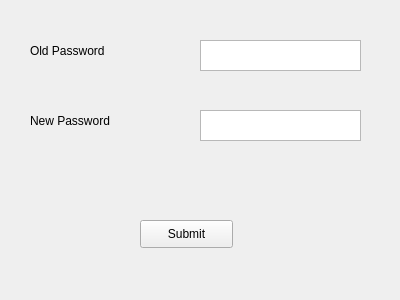
<?xml version="1.0" encoding="UTF-8"?>
<ui version="4.0">
 <class>form_change_password</class>
 <widget class="QWidget" name="form_change_password">
  <property name="geometry">
   <rect>
    <x>0</x>
    <y>0</y>
    <width>400</width>
    <height>300</height>
   </rect>
  </property>
  <property name="windowTitle">
   <string>Form</string>
  </property>
  <widget class="QLabel" name="label_oldPassword">
   <property name="geometry">
    <rect>
     <x>30</x>
     <y>30</y>
     <width>101</width>
     <height>41</height>
    </rect>
   </property>
   <property name="text">
    <string>Old Password</string>
   </property>
  </widget>
  <widget class="QLabel" name="label_newPassword">
   <property name="geometry">
    <rect>
     <x>30</x>
     <y>100</y>
     <width>101</width>
     <height>41</height>
    </rect>
   </property>
   <property name="text">
    <string>New Password</string>
   </property>
  </widget>
  <widget class="QPlainTextEdit" name="plainTextEdit_oldPassword">
   <property name="geometry">
    <rect>
     <x>200</x>
     <y>40</y>
     <width>161</width>
     <height>31</height>
    </rect>
   </property>
  </widget>
  <widget class="QPlainTextEdit" name="plainTextEdit_newPassword">
   <property name="geometry">
    <rect>
     <x>200</x>
     <y>110</y>
     <width>161</width>
     <height>31</height>
    </rect>
   </property>
  </widget>
  <widget class="QPushButton" name="pushButton_change_password">
   <property name="geometry">
    <rect>
     <x>140</x>
     <y>220</y>
     <width>93</width>
     <height>28</height>
    </rect>
   </property>
   <property name="text">
    <string>Submit</string>
   </property>
  </widget>
 </widget>
 <resources/>
 <connections>
  <connection>
   <sender>pushButton_change_password</sender>
   <signal>clicked()</signal>
   <receiver>form_change_password</receiver>
   <slot>change_password()</slot>
   <hints>
    <hint type="sourcelabel">
     <x>170</x>
     <y>227</y>
    </hint>
    <hint type="destinationlabel">
     <x>176</x>
     <y>183</y>
    </hint>
   </hints>
  </connection>
 </connections>
 <slots>
  <slot>change_password()</slot>
 </slots>
</ui>
